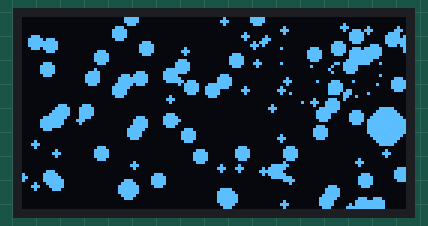
Bench run of a sketch on a simulated Arduino Uno, built with avr-gcc and run on an emulated ATmega328P. Shown: 128×64 one-colour display. Random numbers use the default seed unless the sketch sets one.

Above: at 0.2 s.
At 5.11 s:
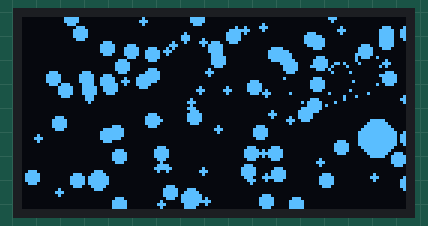
At 10.1 s:
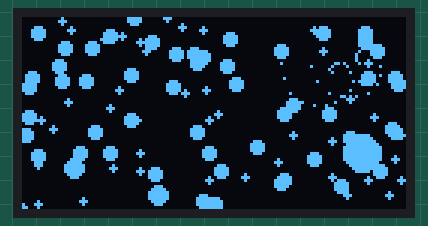
At 20.1 s:
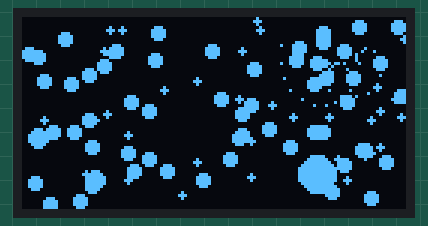
At 29.97 s:
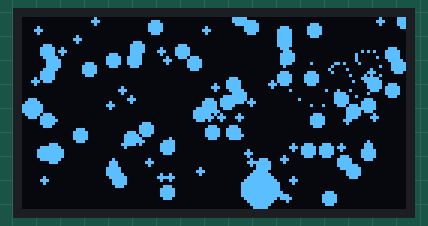
At 39.93 s:
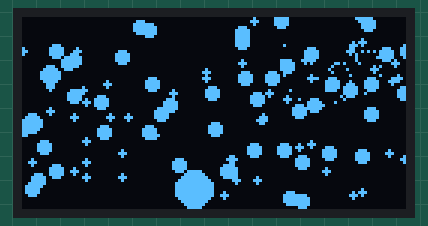

The sketch:

galaxy_animation_using_oled.ino
```cpp
#include <Wire.h>
#include <Adafruit_GFX.h>
#include <Adafruit_SSD1306.h>
#include <math.h>

#define SCREEN_WIDTH 128
#define SCREEN_HEIGHT 64
#define OLED_RESET    -1

Adafruit_SSD1306 display(SCREEN_WIDTH, SCREEN_HEIGHT, &Wire, OLED_RESET);

#define NUM_STARS 100
#define NUM_PLANETS 3
#define NUM_GALAXIES 2

struct Star {
  float x, y;
  float speed;
  uint8_t brightness;
  uint8_t size;
  float depth;
};
struct Planet {
  float x, y;
  float radius;
  float speed;
  float angle;
  uint8_t brightness;
};

struct Galaxy {
  float x, y;
  float rotationSpeed;
  float angle;
  uint8_t size;
};

Star stars[NUM_STARS];
Planet planets[NUM_PLANETS];
Galaxy galaxies[NUM_GALAXIES];

void setup() {

  Serial.begin(115200);

  if(!display.begin(SSD1306_SWITCHCAPVCC, 0x3C)) {
    Serial.println(F("SSD1306 allocation failed"));
    for(;;);
  }
  for (int i = 0; i < NUM_STARS; i++) {
    stars[i].x = random(0, SCREEN_WIDTH);
    stars[i].y = random(0, SCREEN_HEIGHT);
    stars[i].speed = random(1, 4) / 2.0;
    stars[i].brightness = random(128, 256);
    stars[i].size = random(1, 3);
    stars[i].depth = random(1, 5);
  }

  for (int i = 0; i < NUM_PLANETS; i++) {
    planets[i].x = random(0, SCREEN_WIDTH);
    planets[i].y = random(0, SCREEN_HEIGHT);
    planets[i].radius = random(3, 8);
    planets[i].speed = random(1, 3) / 10.0;
    planets[i].angle = random(0, 360);
    planets[i].brightness = random(128, 256);
  }

  for (int i = 0; i < NUM_GALAXIES; i++) {
    galaxies[i].x = random(0, SCREEN_WIDTH);
    galaxies[i].y = random(0, SCREEN_HEIGHT);
    galaxies[i].rotationSpeed = random(1, 5) / 100.0;
    galaxies[i].angle = random(0, 360);
    galaxies[i].size = random(10, 20);
  }

  display.clearDisplay();
}

void loop() {
  display.clearDisplay();

  for (int i = 0; i < NUM_STARS; i++) {
    stars[i].x -= stars[i].speed / stars[i].depth;  // Move star with parallax effect
    if (stars[i].x < 0) {  // Reset star position if it goes off screen
      stars[i].x = SCREEN_WIDTH;
      stars[i].y = random(0, SCREEN_HEIGHT);
      stars[i].speed = random(1, 4) / 2.0;
      stars[i].brightness = random(128, 256);
      stars[i].size = random(1, 3);
      stars[i].depth = random(1, 5);
    }

    display.fillCircle(stars[i].x, stars[i].y, stars[i].size, SSD1306_WHITE);
  }

  for (int i = 0; i < NUM_PLANETS; i++) {
    planets[i].angle += planets[i].speed;  // Update angle
    if (planets[i].angle >= 360) planets[i].angle = 0;

    planets[i].x = SCREEN_WIDTH / 2 + (SCREEN_WIDTH / 2 - planets[i].radius) * cos(planets[i].angle * PI / 180);
    planets[i].y = SCREEN_HEIGHT / 2 + (SCREEN_HEIGHT / 2 - planets[i].radius) * sin(planets[i].angle * PI / 180);
    display.fillCircle(planets[i].x, planets[i].y, planets[i].radius, SSD1306_WHITE);
  }

  for (int i = 0; i < NUM_GALAXIES; i++) {
    galaxies[i].angle += galaxies[i].rotationSpeed;
    if (galaxies[i].angle >= 360) galaxies[i].angle = 0;

    for (int j = 0; j < galaxies[i].size; j++) {
      float angle = galaxies[i].angle + j * (360 / galaxies[i].size);
      float x = galaxies[i].x + j * cos(angle * PI / 180);
      float y = galaxies[i].y + j * sin(angle * PI / 180);
      display.drawPixel(x, y, SSD1306_WHITE);
    }
  }
  display.display();
  delay(30);
}
```
